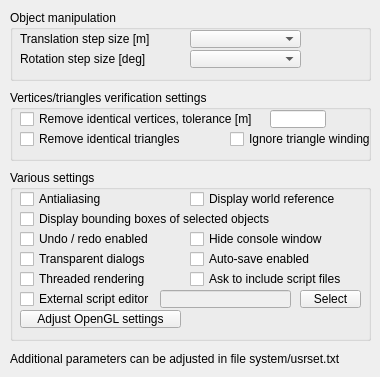
<?xml version="1.0" encoding="UTF-8"?>
<ui version="4.0">
 <class>CQDlgSettings</class>
 <widget class="QDialog" name="CQDlgSettings">
  <property name="geometry">
   <rect>
    <x>0</x>
    <y>0</y>
    <width>380</width>
    <height>377</height>
   </rect>
  </property>
  <property name="windowTitle">
   <string>User settings</string>
  </property>
  <property name="locale">
   <locale language="English" country="UnitedStates"/>
  </property>
  <widget class="QGroupBox" name="groupBox_2">
   <property name="geometry">
    <rect>
     <x>10</x>
     <y>10</y>
     <width>361</width>
     <height>71</height>
    </rect>
   </property>
   <property name="title">
    <string>Object manipulation</string>
   </property>
   <property name="flat">
    <bool>false</bool>
   </property>
   <widget class="QLabel" name="label">
    <property name="geometry">
     <rect>
      <x>10</x>
      <y>20</y>
      <width>161</width>
      <height>18</height>
     </rect>
    </property>
    <property name="text">
     <string>Translation step size [m]</string>
    </property>
   </widget>
   <widget class="QComboBox" name="translationStepSize">
    <property name="geometry">
     <rect>
      <x>180</x>
      <y>20</y>
      <width>111</width>
      <height>18</height>
     </rect>
    </property>
   </widget>
   <widget class="QLabel" name="label_2">
    <property name="geometry">
     <rect>
      <x>10</x>
      <y>40</y>
      <width>161</width>
      <height>18</height>
     </rect>
    </property>
    <property name="text">
     <string>Rotation step size [deg]</string>
    </property>
   </widget>
   <widget class="QComboBox" name="rotationStepSize">
    <property name="geometry">
     <rect>
      <x>180</x>
      <y>40</y>
      <width>111</width>
      <height>18</height>
     </rect>
    </property>
    <property name="frame">
     <bool>true</bool>
    </property>
   </widget>
  </widget>
  <widget class="QGroupBox" name="groupBox_3">
   <property name="geometry">
    <rect>
     <x>10</x>
     <y>90</y>
     <width>361</width>
     <height>71</height>
    </rect>
   </property>
   <property name="title">
    <string>Vertices/triangles verification settings</string>
   </property>
   <property name="flat">
    <bool>false</bool>
   </property>
   <widget class="QCheckBox" name="removeIdenticalVerticesCheckbox">
    <property name="geometry">
     <rect>
      <x>10</x>
      <y>20</y>
      <width>251</width>
      <height>18</height>
     </rect>
    </property>
    <property name="focusPolicy">
     <enum>Qt::StrongFocus</enum>
    </property>
    <property name="text">
     <string>Remove identical vertices, tolerance [m]</string>
    </property>
   </widget>
   <widget class="QLineEdit" name="removeIdenticalVerticesTolerance">
    <property name="geometry">
     <rect>
      <x>260</x>
      <y>20</y>
      <width>56</width>
      <height>18</height>
     </rect>
    </property>
   </widget>
   <widget class="QCheckBox" name="removeIdenticalTriangles">
    <property name="geometry">
     <rect>
      <x>10</x>
      <y>40</y>
      <width>191</width>
      <height>18</height>
     </rect>
    </property>
    <property name="focusPolicy">
     <enum>Qt::StrongFocus</enum>
    </property>
    <property name="text">
     <string>Remove identical triangles</string>
    </property>
   </widget>
   <widget class="QCheckBox" name="ignoreTriangleWinding">
    <property name="geometry">
     <rect>
      <x>220</x>
      <y>40</y>
      <width>141</width>
      <height>18</height>
     </rect>
    </property>
    <property name="focusPolicy">
     <enum>Qt::StrongFocus</enum>
    </property>
    <property name="text">
     <string>Ignore triangle winding</string>
    </property>
   </widget>
  </widget>
  <widget class="QGroupBox" name="groupBox_4">
   <property name="geometry">
    <rect>
     <x>10</x>
     <y>170</y>
     <width>361</width>
     <height>171</height>
    </rect>
   </property>
   <property name="title">
    <string>Various settings</string>
   </property>
   <property name="flat">
    <bool>false</bool>
   </property>
   <widget class="QCheckBox" name="antialiasing">
    <property name="geometry">
     <rect>
      <x>10</x>
      <y>20</y>
      <width>121</width>
      <height>18</height>
     </rect>
    </property>
    <property name="focusPolicy">
     <enum>Qt::StrongFocus</enum>
    </property>
    <property name="text">
     <string>Antialiasing</string>
    </property>
   </widget>
   <widget class="QCheckBox" name="worldReference">
    <property name="geometry">
     <rect>
      <x>180</x>
      <y>20</y>
      <width>181</width>
      <height>18</height>
     </rect>
    </property>
    <property name="focusPolicy">
     <enum>Qt::StrongFocus</enum>
    </property>
    <property name="text">
     <string>Display world reference</string>
    </property>
   </widget>
   <widget class="QCheckBox" name="boundingBoxDisplay">
    <property name="geometry">
     <rect>
      <x>10</x>
      <y>40</y>
      <width>291</width>
      <height>18</height>
     </rect>
    </property>
    <property name="focusPolicy">
     <enum>Qt::StrongFocus</enum>
    </property>
    <property name="text">
     <string>Display bounding boxes of selected objects</string>
    </property>
   </widget>
   <widget class="QCheckBox" name="undoRedo">
    <property name="geometry">
     <rect>
      <x>10</x>
      <y>60</y>
      <width>171</width>
      <height>18</height>
     </rect>
    </property>
    <property name="focusPolicy">
     <enum>Qt::StrongFocus</enum>
    </property>
    <property name="text">
     <string>Undo / redo enabled</string>
    </property>
   </widget>
   <widget class="QCheckBox" name="hideConsole">
    <property name="geometry">
     <rect>
      <x>180</x>
      <y>60</y>
      <width>181</width>
      <height>18</height>
     </rect>
    </property>
    <property name="focusPolicy">
     <enum>Qt::StrongFocus</enum>
    </property>
    <property name="text">
     <string>Hide console window</string>
    </property>
   </widget>
   <widget class="QCheckBox" name="qqAutoSave">
    <property name="geometry">
     <rect>
      <x>180</x>
      <y>80</y>
      <width>171</width>
      <height>18</height>
     </rect>
    </property>
    <property name="focusPolicy">
     <enum>Qt::StrongFocus</enum>
    </property>
    <property name="text">
     <string>Auto-save enabled</string>
    </property>
   </widget>
   <widget class="QCheckBox" name="qqTransparentDlgs">
    <property name="geometry">
     <rect>
      <x>10</x>
      <y>80</y>
      <width>171</width>
      <height>18</height>
     </rect>
    </property>
    <property name="focusPolicy">
     <enum>Qt::StrongFocus</enum>
    </property>
    <property name="text">
     <string>Transparent dialogs</string>
    </property>
   </widget>
   <widget class="QCheckBox" name="qqExternalScriptEditor">
    <property name="geometry">
     <rect>
      <x>10</x>
      <y>120</y>
      <width>131</width>
      <height>18</height>
     </rect>
    </property>
    <property name="focusPolicy">
     <enum>Qt::StrongFocus</enum>
    </property>
    <property name="text">
     <string>External script editor</string>
    </property>
   </widget>
   <widget class="QLineEdit" name="qqScriptEditor">
    <property name="enabled">
     <bool>false</bool>
    </property>
    <property name="geometry">
     <rect>
      <x>150</x>
      <y>120</y>
      <width>131</width>
      <height>18</height>
     </rect>
    </property>
   </widget>
   <widget class="QToolButton" name="qqSelectScriptEditor">
    <property name="geometry">
     <rect>
      <x>290</x>
      <y>120</y>
      <width>61</width>
      <height>18</height>
     </rect>
    </property>
    <property name="focusPolicy">
     <enum>Qt::StrongFocus</enum>
    </property>
    <property name="text">
     <string>Select</string>
    </property>
   </widget>
   <widget class="QCheckBox" name="qqThreadedRendering">
    <property name="geometry">
     <rect>
      <x>10</x>
      <y>100</y>
      <width>161</width>
      <height>18</height>
     </rect>
    </property>
    <property name="focusPolicy">
     <enum>Qt::StrongFocus</enum>
    </property>
    <property name="text">
     <string>Threaded rendering</string>
    </property>
   </widget>
   <widget class="QToolButton" name="qqAdjustOpenGl">
    <property name="geometry">
     <rect>
      <x>10</x>
      <y>140</y>
      <width>161</width>
      <height>18</height>
     </rect>
    </property>
    <property name="focusPolicy">
     <enum>Qt::StrongFocus</enum>
    </property>
    <property name="text">
     <string>Adjust OpenGL settings</string>
    </property>
   </widget>
   <widget class="QCheckBox" name="qqAskWithIncludedScriptFiles">
    <property name="geometry">
     <rect>
      <x>180</x>
      <y>100</y>
      <width>171</width>
      <height>18</height>
     </rect>
    </property>
    <property name="focusPolicy">
     <enum>Qt::StrongFocus</enum>
    </property>
    <property name="text">
     <string>Ask to include script files</string>
    </property>
   </widget>
  </widget>
  <widget class="QLabel" name="label_3">
   <property name="geometry">
    <rect>
     <x>10</x>
     <y>350</y>
     <width>361</width>
     <height>18</height>
    </rect>
   </property>
   <property name="text">
    <string>Additional parameters can be adjusted in file system/usrset.txt</string>
   </property>
  </widget>
 </widget>
 <tabstops>
  <tabstop>translationStepSize</tabstop>
  <tabstop>rotationStepSize</tabstop>
  <tabstop>removeIdenticalVerticesCheckbox</tabstop>
  <tabstop>removeIdenticalVerticesTolerance</tabstop>
  <tabstop>removeIdenticalTriangles</tabstop>
  <tabstop>ignoreTriangleWinding</tabstop>
  <tabstop>antialiasing</tabstop>
  <tabstop>worldReference</tabstop>
  <tabstop>boundingBoxDisplay</tabstop>
  <tabstop>undoRedo</tabstop>
  <tabstop>hideConsole</tabstop>
  <tabstop>qqTransparentDlgs</tabstop>
  <tabstop>qqAutoSave</tabstop>
  <tabstop>qqThreadedRendering</tabstop>
  <tabstop>qqAskWithIncludedScriptFiles</tabstop>
  <tabstop>qqExternalScriptEditor</tabstop>
  <tabstop>qqScriptEditor</tabstop>
  <tabstop>qqSelectScriptEditor</tabstop>
  <tabstop>qqAdjustOpenGl</tabstop>
 </tabstops>
 <resources/>
 <connections/>
</ui>
